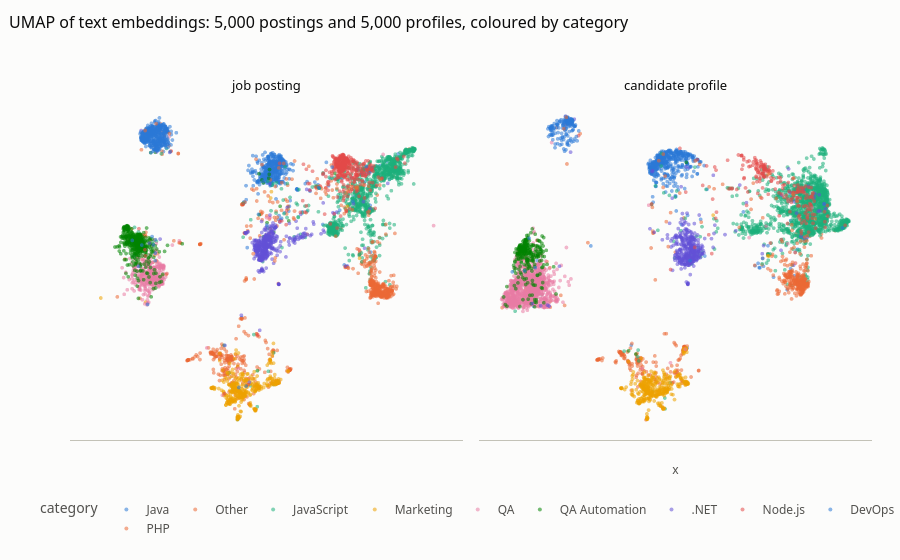

Write notebook code for a chart like this one.
### Markdown cell above
## 6. Embedding map (UMAP) of 5,000 postings and 5,000 profiles, and category similarity

### Code cell
import umap
from src.index.embedder import get_text_embedder   # the same text encoder the job index uses (all-MiniLM-L6-v2, 256 tokens)
embedder = get_text_embedder(); enc_path = pathlib.Path(embedder.model_path)
top10 = top_cats.head(10).index.tolist()
js = jobs[jobs["category"].isin(top10)].sample(n=5000, random_state=42)
cs = cvs[cvs["category"].isin(top10) & (cvs["n_chars"] >= 300)].sample(n=5000, random_state=42)
E = np.array(embedder.embed((js["title"] + ". " + js["description"].str[:1200]).tolist() + cs["text"].str[:1500].tolist()))
emb2 = umap.UMAP(n_neighbors=15, min_dist=0.1, metric="cosine", random_state=42).fit_transform(E)
um = pd.DataFrame({"x": emb2[:, 0], "y": emb2[:, 1], "category": js["category"].tolist() + cs["category"].tolist(), "type": ["job posting"] * len(js) + ["candidate profile"] * len(cs),
                   "label": (js["title"].str[:60]).tolist() + (cs["title"].str[:60]).tolist()})
fig = px.scatter(um, x="x", y="y", color="category", facet_col="type", hover_data={"label": True, "x": False, "y": False}, opacity=0.55, title="UMAP of text embeddings: 5,000 postings and 5,000 profiles, coloured by category")
fig.update_traces(marker=dict(size=4, line=dict(width=0)))
fig.update_layout(height=620, xaxis_title="", yaxis_title="")
fig.update_xaxes(showticklabels=False, showgrid=False); fig.update_yaxes(showticklabels=False, showgrid=False)
viz.save_fig(fig, "eda03_umap_market_map", "Market map: UMAP projection of all-MiniLM-L6-v2 embeddings for 5,000 job postings and 5,000 candidate profiles (10 largest categories) — categories form clear clusters, and profiles occupy the same regions as postings.", height=620)
fig

### Figure 1 — Plotly figure (JSON) as saved in the notebook; plotly's stock layout.template omitted (floating-point values rounded to 4 significant figures; data arrays with more than 128 entries replaced by an {"elided": "..."} marker saying what was removed)
{"data": [{"customdata": {"elided": "506x1 str values"}, "hovertemplate": "category=Java<br>type=job posting<br>label=%{customdata[0]}<extra></extra>", "legendgroup": "Java", "marker": {"color": "#2a78d6", "line": {"width": 0}, "opacity": 0.55, "size": 4, "symbol": "circle"}, "mode": "markers", "name": "Java", "showlegend": true, "type": "scattergl", "x": {"elided": "506 float values"}, "xaxis": "x", "y": {"elided": "506 float values"}, "yaxis": "y"}, {"customdata": {"elided": "489x1 str values"}, "hovertemplate": "category=Java<br>type=candidate profile<br>label=%{customdata[0]}<extra></extra>", "legendgroup": "Java", "marker": {"color": "#2a78d6", "line": {"width": 0}, "opacity": 0.55, "size": 4, "symbol": "circle"}, "mode": "markers", "name": "Java", "showlegend": false, "type": "scattergl", "x": {"elided": "489 float values"}, "xaxis": "x2", "y": {"elided": "489 float values"}, "yaxis": "y2"}, {"customdata": {"elided": "467x1 str values"}, "hovertemplate": "category=Other<br>type=job posting<br>label=%{customdata[0]}<extra></extra>", "legendgroup": "Other", "marker": {"color": "#eb6834", "line": {"width": 0}, "opacity": 0.55, "size": 4, "symbol": "circle"}, "mode": "markers", "name": "Other", "showlegend": true, "type": "scattergl", "x": {"elided": "467 float values"}, "xaxis": "x", "y": {"elided": "467 float values"}, "yaxis": "y"}, {"customdata": {"elided": "212x1 str values"}, "hovertemplate": "category=Other<br>type=candidate profile<br>label=%{customdata[0]}<extra></extra>", "legendgroup": "Other", "marker": {"color": "#eb6834", "line": {"width": 0}, "opacity": 0.55, "size": 4, "symbol": "circle"}, "mode": "markers", "name": "Other", "showlegend": false, "type": "scattergl", "x": {"elided": "212 float values"}, "xaxis": "x2", "y": {"elided": "212 float values"}, "yaxis": "y2"}, {"customdata": {"elided": "1083x1 str values"}, "hovertemplate": "category=JavaScript<br>type=job posting<br>label=%{customdata[0]}<extra></extra>", "legendgroup": "JavaScript", "marker": {"color": "#1baf7a", "line": {"width": 0}, "opacity": 0.55, "size": 4, "symbol": "circle"}, "mode": "markers", "name": "JavaScript", "showlegend": true, "type": "scattergl", "x": {"elided": "1083 float values"}, "xaxis": "x", "y": {"elided": "1083 float values"}, "yaxis": "y"}, {"customdata": {"elided": "1463x1 str values"}, "hovertemplate": "category=JavaScript<br>type=candidate profile<br>label=%{customdata[0]}<extra></extra>", "legendgroup": "JavaScript", "marker": {"color": "#1baf7a", "line": {"width": 0}, "opacity": 0.55, "size": 4, "symbol": "circle"}, "mode": "markers", "name": "JavaScript", "showlegend": false, "type": "scattergl", "x": {"elided": "1463 float values"}, "xaxis": "x2", "y": {"elided": "1463 float values"}, "yaxis": "y2"}, {"customdata": {"elided": "404x1 str values"}, "hovertemplate": "category=Marketing<br>type=job posting<br>label=%{customdata[0]}<extra></extra>", "legendgroup": "Marketing", "marker": {"color": "#eda100", "line": {"width": 0}, "opacity": 0.55, "size": 4, "symbol": "circle"}, "mode": "markers", "name": "Marketing", "showlegend": true, "type": "scattergl", "x": {"elided": "404 float values"}, "xaxis": "x", "y": {"elided": "404 float values"}, "yaxis": "y"}, {"customdata": {"elided": "386x1 str values"}, "hovertemplate": "category=Marketing<br>type=candidate profile<br>label=%{customdata[0]}<extra></extra>", "legendgroup": "Marketing", "marker": {"color": "#eda100", "line": {"width": 0}, "opacity": 0.55, "size": 4, "symbol": "circle"}, "mode": "markers", "name": "Marketing", "showlegend": false, "type": "scattergl", "x": {"elided": "386 float values"}, "xaxis": "x2", "y": {"elided": "386 float values"}, "yaxis": "y2"}, {"customdata": {"elided": "421x1 str values"}, "hovertemplate": "category=QA<br>type=job posting<br>label=%{customdata[0]}<extra></extra>", "legendgroup": "QA", "marker": {"color": "#e87ba4", "line": {"width": 0}, "opacity": 0.55, "size": 4, "symbol": "circle"}, "mode": "markers", "name": "QA", "showlegend": true, "type": "scattergl", "x": {"elided": "421 float values"}, "xaxis": "x", "y": {"elided": "421 float values"}, "yaxis": "y"}, {"customdata": {"elided": "1110x1 str values"}, "hovertemplate": "category=QA<br>type=candidate profile<br>label=%{customdata[0]}<extra></extra>", "legendgroup": "QA", "marker": {"color": "#e87ba4", "line": {"width": 0}, "opacity": 0.55, "size": 4, "symbol": "circle"}, "mode": "markers", "name": "QA", "showlegend": false, "type": "scattergl", "x": {"elided": "1110 float values"}, "xaxis": "x2", "y": {"elided": "1110 float values"}, "yaxis": "y2"}, {"customdata": {"elided": "451x1 str values"}, "hovertemplate": "category=QA Automation<br>type=job posting<br>label=%{customdata[0]}<extra></extra>", "legendgroup": "QA Automation", "marker": {"color": "#008300", "line": {"width": 0}, "opacity": 0.55, "size": 4, "symbol": "circle"}, "mode": "markers", "name": "QA Automation", "showlegend": true, "type": "scattergl", "x": {"elided": "451 float values"}, "xaxis": "x", "y": {"elided": "451 float values"}, "yaxis": "y"}, {"customdata": {"elided": "268x1 str values"}, "hovertemplate": "category=QA Automation<br>type=candidate profile<br>label=%{customdata[0]}<extra></extra>", "legendgroup": "QA Automation", "marker": {"color": "#008300", "line": {"width": 0}, "opacity": 0.55, "size": 4, "symbol": "circle"}, "mode": "markers", "name": "QA Automation", "showlegend": false, "type": "scattergl", "x": {"elided": "268 float values"}, "xaxis": "x2", "y": {"elided": "268 float values"}, "yaxis": "y2"}, {"customdata": {"elided": "433x1 str values"}, "hovertemplate": "category=.NET<br>type=job posting<br>label=%{customdata[0]}<extra></extra>", "legendgroup": ".NET", "marker": {"color": "#6250d6", "line": {"width": 0}, "opacity": 0.55, "size": 4, "symbol": "circle"}, "mode": "markers", "name": ".NET", "showlegend": true, "type": "scattergl", "x": {"elided": "433 float values"}, "xaxis": "x", "y": {"elided": "433 float values"}, "yaxis": "y"}, {"customdata": {"elided": "404x1 str values"}, "hovertemplate": "category=.NET<br>type=candidate profile<br>label=%{customdata[0]}<extra></extra>", "legendgroup": ".NET", "marker": {"color": "#6250d6", "line": {"width": 0}, "opacity": 0.55, "size": 4, "symbol": "circle"}, "mode": "markers", "name": ".NET", "showlegend": false, "type": "scattergl", "x": {"elided": "404 float values"}, "xaxis": "x2", "y": {"elided": "404 float values"}, "yaxis": "y2"}, {"customdata": {"elided": "399x1 str values"}, "hovertemplate": "category=Node.js<br>type=job posting<br>label=%{customdata[0]}<extra></extra>", "legendgroup": "Node.js", "marker": {"color": "#e34948", "line": {"width": 0}, "opacity": 0.55, "size": 4, "symbol": "circle"}, "mode": "markers", "name": "Node.js", "showlegend": true, "type": "scattergl", "x": {"elided": "399 float values"}, "xaxis": "x", "y": {"elided": "399 float values"}, "yaxis": "y"}, {"customdata": {"elided": "210x1 str values"}, "hovertemplate": "category=Node.js<br>type=candidate profile<br>label=%{customdata[0]}<extra></extra>", "legendgroup": "Node.js", "marker": {"color": "#e34948", "line": {"width": 0}, "opacity": 0.55, "size": 4, "symbol": "circle"}, "mode": "markers", "name": "Node.js", "showlegend": false, "type": "scattergl", "x": {"elided": "210 float values"}, "xaxis": "x2", "y": {"elided": "210 float values"}, "yaxis": "y2"}, {"customdata": {"elided": "492x1 str values"}, "hovertemplate": "category=DevOps<br>type=job posting<br>label=%{customdata[0]}<extra></extra>", "legendgroup": "DevOps", "marker": {"color": "#2a78d6", "line": {"width": 0}, "opacity": 0.55, "size": 4, "symbol": "circle"}, "mode": "markers", "name": "DevOps", "showlegend": true, "type": "scattergl", "x": {"elided": "492 float values"}, "xaxis": "x", "y": {"elided": "492 float values"}, "yaxis": "y"}, {"customdata": {"elided": "162x1 str values"}, "hovertemplate": "category=DevOps<br>type=candidate profile<br>label=%{customdata[0]}<extra></extra>", "legendgroup": "DevOps", "marker": {"color": "#2a78d6", "line": {"width": 0}, "opacity": 0.55, "size": 4, "symbol": "circle"}, "mode": "markers", "name": "DevOps", "showlegend": false, "type": "scattergl", "x": {"elided": "162 float values"}, "xaxis": "x2", "y": {"elided": "162 float values"}, "yaxis": "y2"}, {"customdata": {"elided": "344x1 str values"}, "hovertemplate": "category=PHP<br>type=job posting<br>label=%{customdata[0]}<extra></extra>", "legendgroup": "PHP", "marker": {"color": "#eb6834", "line": {"width": 0}, "opacity": 0.55, "size": 4, "symbol": "circle"}, "mode": "markers", "name": "PHP", "showlegend": true, "type": "scattergl", "x": {"elided": "344 float values"}, "xaxis": "x", "y": {"elided": "344 float values"}, "yaxis": "y"}, {"customdata": {"elided": "296x1 str values"}, "hovertemplate": "category=PHP<br>type=candidate profile<br>label=%{customdata[0]}<extra></extra>", "legendgroup": "PHP", "marker": {"color": "#eb6834", "line": {"width": 0}, "opacity": 0.55, "size": 4, "symbol": "circle"}, "mode": "markers", "name": "PHP", "showlegend": false, "type": "scattergl", "x": {"elided": "296 float values"}, "xaxis": "x2", "y": {"elided": "296 float values"}, "yaxis": "y2"}], "layout": {"annotations": [{"font": {}, "showarrow": false, "text": "job posting", "x": 0.245, "xanchor": "center", "xref": "paper", "y": 1.0, "yanchor": "bottom", "yref": "paper"}, {"font": {}, "showarrow": false, "text": "candidate profile", "x": 0.755, "xanchor": "center", "xref": "paper", "y": 1.0, "yanchor": "bottom", "yref": "paper"}], "autosize": true, "legend": {"orientation": "h", "title": {"text": "category"}, "tracegroupgap": 0, "x": 0, "xanchor": "left", "y": -0.16, "yanchor": "top"}, "margin": {"b": 120}, "title": {"text": "UMAP of text embeddings: 5,000 postings and 5,000 profiles, coloured by category"}, "xaxis": {"anchor": "y", "domain": [0.0, 0.49], "showgrid": false, "showticklabels": false, "title": {"text": ""}}, "xaxis2": {"anchor": "y2", "domain": [0.51, 1.0], "matches": "x", "showgrid": false, "showticklabels": false, "title": {"text": "x"}}, "yaxis": {"anchor": "x", "domain": [0.0, 1.0], "showgrid": false, "showticklabels": false, "title": {"text": ""}}, "yaxis2": {"anchor": "x2", "domain": [0.0, 1.0], "matches": "y", "showgrid": false, "showticklabels": false}}}
